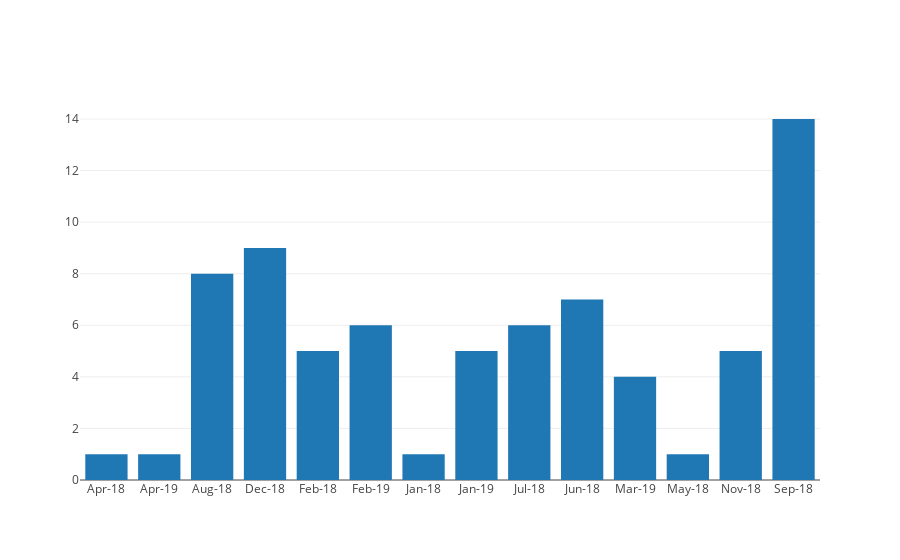

The code cell stored with this chart in its notebook:
### Markdown cell above
## Bar Graph of the total number of courses by institutions

### Code cell
data = [go.Bar(
            x=df3a.index,
            y=df3a['Course Name']
    )]

iplot(data)

### Figure 1 — Plotly figure (JSON) as saved in the notebook; plotly's stock layout.template omitted (floating-point values rounded to 4 significant figures)
{"data": [{"type": "bar", "uid": "155e11e7-f296-4ecb-9173-aa9dba792f69", "x": ["Apr-18", "Apr-19", "Aug-18", "Dec-18", "Feb-18", "Feb-19", "Jan-18", "Jan-19", "Jul-18", "Jun-18", "Mar-19", "May-18", "Nov-18", "Sep-18"], "y": [1, 1, 8, 9, 5, 6, 1, 5, 6, 7, 4, 1, 5, 14]}], "layout": {}}
